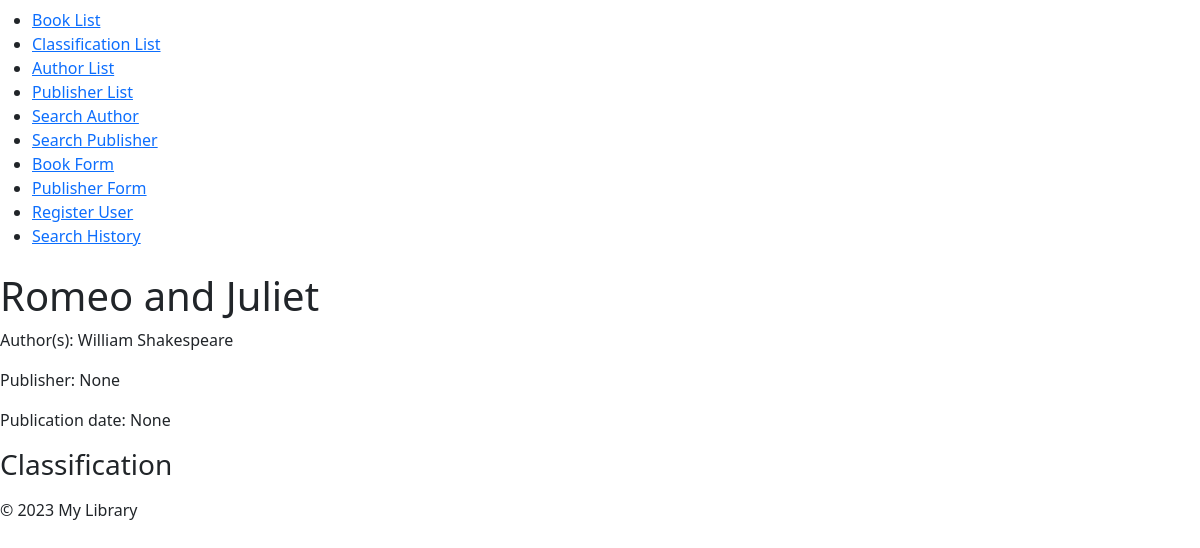
/books/7/ (signed in), run on the app's committed database.
### exercises/models.py (models this page shows, shortened)
class Book(models.Model):
    title = models.CharField(max_length=255)
    authors = models.ManyToManyField("exercises.Author")
    publisher = models.ForeignKey(
        "exercises.Publisher", on_delete=models.CASCADE, null=True
    )
    publication_date = models.DateField(null=True)
    def was_published_recently(self):
        date_today = timezone.now().date()
        return self.publication_date >= date_today - timedelta(day=1)
    was_published_recently.admin_order_field = "publication_date"
    was_published_recently.boolean = True
    was_published_recently.short_description = "Published recently?"
    class Meta:
        verbose_name = _("Book")
        verbose_name_plural = _("Books")

class Author(models.Model):
    user = models.OneToOneField(
        User, on_delete=models.CASCADE, related_name="author", null=True
    )
    first_name = models.CharField(max_length=30)
    last_name = models.CharField(max_length=30)
    email = models.EmailField(verbose_name="e-mail", null=True)
    class Meta:
        verbose_name = _("Author")
        verbose_name_plural = _("Authors")
    def __str__(self):
        return f"{self.first_name} {self.last_name}"

### exercises/views.py (the view)
# urls.py: path("books/<int:book_id>/", book_detail, name="book_detail"),
@login_required
def book_detail(request, book_id):
    book = get_object_or_404(Book, pk=book_id)
    return render(request, "book_detail.html", {"book": book})

### exercises/templates/book_detail.html (shortened to what this page needs)
{% extends 'base.html' %}
{% block content %}
  <h1>{{ book.title }}</h1>
  <p>Author(s): {{ book.authors.all|join:", " }}</p>
  <p>Publisher: {{ book.publisher }}</p>
  <p>Publication date: {{ book.publication_date }}</p>
  <h3>Classification</h3>
{% endblock %}

### data on the page
Book: title "Romeo and Juliet", authors.all "William Shakespeare", publisher "None", publication_date "None"
